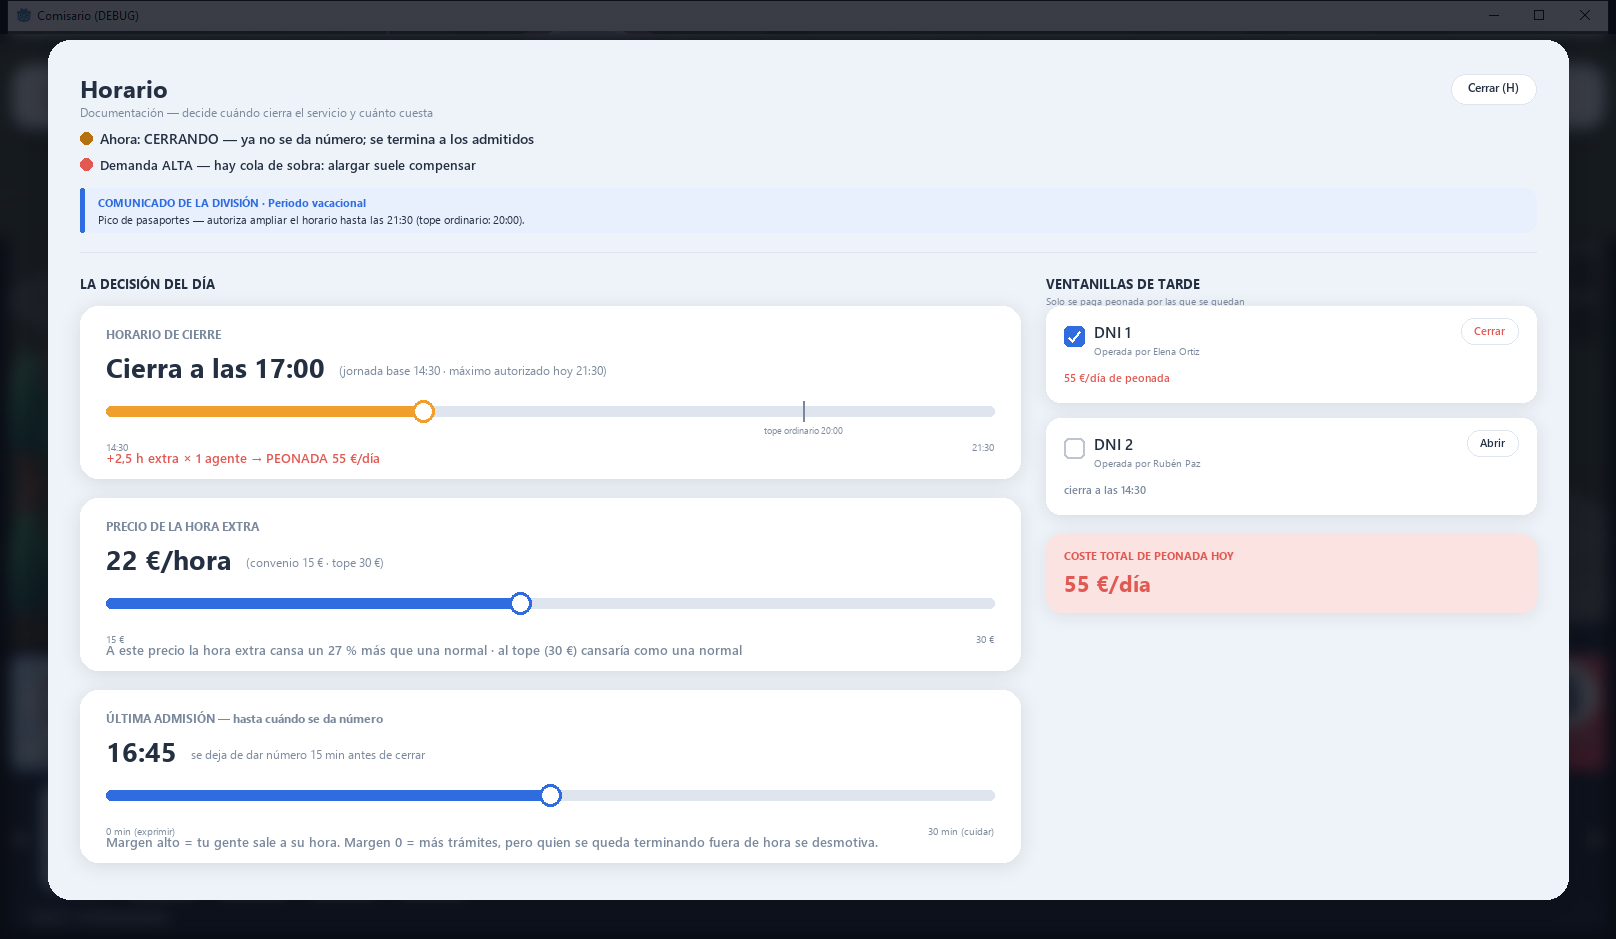

Python code for this plot:
# Maqueta de la pantalla "Horario" (F3, siguiente pieza tras el Tablón de Destinos de Personal) — el
# panel donde el jugador decide el cierre de Documentación. Mismo lenguaje v3 (menu_v3_completo.png /
# kit_ui_comisario.gd / maqueta_personal.py): panel claro, tarjetas blancas con sombra suave, esquinas
# muy redondeadas, un único acento azul. Compuesta sobre fondo_v3.png con el mismo tratamiento de fondo
# que Personal: GaussianBlur(7) + velo alfa 205, con el chrome (barra de título) nítido.
#
# Contenido: SOLO lo que gestiona src/main/panel_horario.gd (leído entero) + la API real de
# src/feature/documentacion/documentacion.gd (rangos, fórmulas, valores por defecto):
#   - HORARIO DE CIERRE (fijar_hora_cierre, rango [cierre_base_min, tope_autorizado()])
#   - PRECIO DE LA HORA EXTRA (fijar_peonada_eur_hora, rango [peonada_eur_hora_min, _max])
#   - ÚLTIMA ADMISIÓN (fijar_margen_ultima_admision, rango [0,30])
#   - QUÉ VENTANILLAS SE QUEDAN POR LA TARDE (fijar_puesto_de_tarde) + su apertura/cierre manual
#     AHORA MISMO (Flujo.abrir_puesto/cerrar_puesto — el mismo botón "Abrir/Cerrar/Cerrará al
#     acabar" que ya existe en el andamio, es una acción DISTINTA de la casilla de la tarde)
#   - Contexto: nivel de demanda (Documentacion.nivel_demanda) y el comunicado de la División
#     (Documentacion.evento_activo) — con datos REALES del catálogo (datos/eventos/vacaciones.tres:
#     "Periodo vacacional", autoriza cerrar hasta las 21:30, meses 7-8).
#
# Nombres de ventanilla: la norma decidida ayer (PanelPersonal.nombre_visible_de_puesto,
# PREFIJO_POR_TIPO_PUESTO) — "DNI 1"/"DNI 2"/"TIE 1"/"ODAC 1", NUNCA el id técnico. Documentación solo
# gestiona los servicios con horario propio (DNI/TIE); ODAC no tiene horario aquí — no aparece.
#
# Estado retratado (honesto, con datos de catálogo reales, no inventados): temporada de "Periodo
# vacacional" (demanda ALTA, pico de pasaportes), DNI 1 se queda de tarde (peonada en marcha, servicio
# CERRANDO ahora mismo), DNI 2 se fue a su hora base.
from PIL import Image, ImageDraw, ImageFont, ImageFilter
import os

import os
# La imagen se escribe junto al script (promovido a design/ux/maquetas-menu-2026-08/ el 2026-08-18).
SCRATCH = os.path.dirname(os.path.abspath(__file__))
FONDO = r"C:\Users\manur\juego\design\ux\maquetas-menu-2026-08\fondo_v3.png"
F_DIR = r"C:\Windows\Fonts"

# ── Paleta (calcada de MOD_COLOR_* en src/ui/kit_ui_comisario.gd — misma que maqueta_personal.py) ──
PANEL = (238, 243, 249)
TARJETA = (255, 255, 255)
TINTA = (36, 48, 66)
GRIS = (122, 136, 156)
LINEA = (222, 229, 238)
ACENTO = (47, 108, 224)
ACENTO_SUAVE = (232, 240, 254)
VERDE = (34, 160, 94)
VERDE_SUAVE = (226, 244, 234)
AMBAR = (240, 158, 44)
AMBAR_SUAVE = (252, 238, 219)
AMBAR_TEXTO = (181, 112, 15)
ROJO = (226, 88, 82)
ROJO_SUAVE = (250, 227, 225)
GRIS_SUAVE = (231, 233, 237)


def F(nombre, tam):
    return ImageFont.truetype(os.path.join(F_DIR, nombre), tam)


NORM, SEMI, BOLD = "segoeui.ttf", "seguisb.ttf", "segoeuib.ttf"

# ── Nombres de ventanilla (regla del proyecto, decidida ayer) ────────────────────────────────
# Calca PanelPersonal.PREFIJO_POR_TIPO_PUESTO / nombre_visible_de_puesto (src/main/panel_personal.gd):
# prefijo por TIPO de puesto + ordinal dentro de su grupo. Documentación solo gestiona horario de DNI
# y TIE (servicio "Documentacion"); ODAC no tiene horario propio en este panel.
PREFIJO_POR_TIPO_PUESTO = {
    "puesto_doc_general": "DNI", "puesto_ventanilla_media": "DNI", "puesto_tie": "TIE",
}


def nombre_visible_de_puesto(tipo_puesto, ordinal):
    prefijo = PREFIJO_POR_TIPO_PUESTO.get(tipo_puesto, "")
    return "%s %d" % (prefijo, ordinal) if prefijo else tipo_puesto


def cargar_base():
    return Image.open(FONDO).convert("RGBA")


def sombra_rect(img, caja, radio, alfa=26, blur=8, offset=(0, 3)):
    capa = Image.new("RGBA", img.size, (0, 0, 0, 0))
    d = ImageDraw.Draw(capa)
    x0, y0, x1, y1 = caja
    d.rounded_rectangle([x0 + offset[0], y0 + offset[1], x1 + offset[0], y1 + offset[1]],
                         radio, fill=(10, 14, 24, alfa))
    img.alpha_composite(capa.filter(ImageFilter.GaussianBlur(blur)))


def texto_centrado_v(d, xy, texto, fuente, fill, alto_linea):
    x, y = xy
    bbox = d.textbbox((0, 0), texto, font=fuente)
    h = bbox[3] - bbox[1]
    d.text((x, y - h / 2 - bbox[1]), texto, font=fuente, fill=fill)


def ancho_texto(d, texto, fuente):
    bbox = d.textbbox((0, 0), texto, font=fuente)
    return bbox[2] - bbox[0]


def envolver_texto(d, texto, fuente, ancho_max):
    """Envuelve `texto` en líneas que no superen `ancho_max` px (autowrap simple por palabras)."""
    palabras = texto.split(" ")
    lineas, actual = [], ""
    for palabra in palabras:
        prueba = (actual + " " + palabra).strip()
        if ancho_texto(d, prueba, fuente) <= ancho_max or actual == "":
            actual = prueba
        else:
            lineas.append(actual)
            actual = palabra
    if actual:
        lineas.append(actual)
    return lineas


def boton_pill(d, x, y, ancho, alto, texto, estilo="primario", tam=11):
    if estilo == "primario":
        fondo, color_txt = ACENTO, (255, 255, 255)
    elif estilo == "peligro":
        fondo, color_txt = TARJETA, ROJO
    elif estilo == "deshabilitado":
        fondo, color_txt = GRIS_SUAVE, GRIS
    else:
        fondo, color_txt = TARJETA, TINTA
    d.rounded_rectangle([x, y, x + ancho, y + alto], alto // 2, fill=fondo)
    if estilo in ("secundario", "peligro", "deshabilitado"):
        d.rounded_rectangle([x, y, x + ancho, y + alto], alto // 2, outline=LINEA, width=1)
    fuente = F(SEMI, tam)
    tw = ancho_texto(d, texto, fuente)
    bbox = d.textbbox((0, 0), texto, font=fuente)
    texto_centrado_v(d, (x + (ancho - tw) / 2 - bbox[0], y + alto / 2), texto, fuente, color_txt, alto)


def punto_texto(d, x, y, texto, color_punto, color_texto=TINTA, tam=13, radio=6):
    """Punto de color + texto (respaldo daltónico: SIEMPRE los dos, nunca solo el color)."""
    cy = y
    d.ellipse([x, cy - radio, x + radio * 2, cy + radio], fill=color_punto)
    d.text((x + radio * 2 + 8, y - tam * 0.7), texto, font=F(SEMI, tam), fill=color_texto)


# ── Control grande: valor + pista con tirador + consecuencia (la pieza central de la pantalla) ──
def control_grande(img, d, x, y, ancho, alto, etiqueta, valor_grande, subtitulo, fraccion,
                    min_label, max_label, consecuencia, color_consecuencia, color_relleno=ACENTO,
                    marca_extra=None):
    """`marca_extra` = (fraccion, texto) opcional -- p. ej. el tope ORDINARIO antes de que un
    comunicado de la División lo amplíe (honestidad: se ve POR QUÉ el recorrido llega más lejos)."""
    sombra_rect(img, (x, y, x + ancho, y + alto), 18, alfa=28, blur=9)
    d.rounded_rectangle([x, y, x + ancho, y + alto], 18, fill=TARJETA)
    pad = 26

    d.text((x + pad, y + 20), etiqueta, font=F(BOLD, 12), fill=GRIS)
    d.text((x + pad, y + 42), valor_grande, font=F(BOLD, 27), fill=TINTA)
    fuente_sub = F(NORM, 12)
    tw_val = ancho_texto(d, valor_grande, F(BOLD, 27))
    d.text((x + pad + tw_val + 14, y + 56), subtitulo, font=fuente_sub, fill=GRIS)

    # Pista (rail) con tirador -----------------------------------------------------------------
    ry = y + 100
    rx0, rx1 = x + pad, x + ancho - pad
    d.rounded_rectangle([rx0, ry, rx1, ry + 10], 5, fill=LINEA)
    hx = rx0 + (rx1 - rx0) * max(0.0, min(1.0, fraccion))
    d.rounded_rectangle([rx0, ry, hx, ry + 10], 5, fill=color_relleno)
    if marca_extra is not None:
        mfrac, mtexto = marca_extra
        mx = rx0 + (rx1 - rx0) * mfrac
        d.line([mx, ry - 5, mx, ry + 15], fill=GRIS, width=2)
        fuente_m = F(NORM, 9)
        tw_m = ancho_texto(d, mtexto, fuente_m)
        d.text((mx - tw_m / 2, ry + 18), mtexto, font=fuente_m, fill=GRIS)
    d.ellipse([hx - 11, ry - 6, hx + 11, ry + 16], fill=TARJETA, outline=color_relleno, width=3)
    d.text((rx0, ry + 34 if marca_extra is None else ry + 34), min_label, font=F(NORM, 10), fill=GRIS)
    tw_max = ancho_texto(d, max_label, F(NORM, 10))
    d.text((rx1 - tw_max, ry + 34 if marca_extra is None else ry + 34), max_label,
           font=F(NORM, 10), fill=GRIS)

    # Consecuencia --------------------------------------------------------------------------------
    fuente_c = F(SEMI, 13)
    lineas = envolver_texto(d, consecuencia, fuente_c, ancho - pad * 2)
    cy = y + alto - pad - 4 - (len(lineas) - 1) * 16
    for linea in lineas:
        d.text((x + pad, cy), linea, font=fuente_c, fill=color_consecuencia)
        cy += 18


# ── Fila de ventanilla (checkbox "se queda por la tarde" + botón manual + detalle) ────────────
def casilla(d, x, y, lado, marcada):
    if marcada:
        d.rounded_rectangle([x, y, x + lado, y + lado], 5, fill=ACENTO)
        d.line([x + lado * 0.22, y + lado * 0.55, x + lado * 0.42, y + lado * 0.75], fill=(255, 255, 255), width=2)
        d.line([x + lado * 0.42, y + lado * 0.75, x + lado * 0.8, y + lado * 0.25], fill=(255, 255, 255), width=2)
    else:
        d.rounded_rectangle([x, y, x + lado, y + lado], 5, outline=(190, 196, 208), width=2)


def tarjeta_ventanilla(img, d, x, y, ancho, alto, nombre, operador, de_tarde, boton_txt,
                        boton_estilo, detalle, color_detalle):
    sombra_rect(img, (x, y, x + ancho, y + alto), 14)
    d.rounded_rectangle([x, y, x + ancho, y + alto], 14, fill=TARJETA)
    pad = 18

    casilla(d, x + pad, y + pad + 2, 20, de_tarde)
    d.text((x + pad + 30, y + pad - 3), nombre, font=F(SEMI, 15), fill=TINTA)

    fuente_b = F(SEMI, 11)
    bw = ancho_texto(d, boton_txt, fuente_b) + 26
    boton_pill(d, x + ancho - pad - bw, y + pad - 6, bw, 26, boton_txt, estilo=boton_estilo, tam=11)

    d.text((x + pad + 30, y + pad + 20), "Operada por %s" % operador, font=F(NORM, 10), fill=GRIS)
    d.text((x + pad, y + alto - pad - 14), detalle, font=F(SEMI, 11), fill=color_detalle)


# ══ Render principal ══════════════════════════════════════════════════════════════════════════
def render():
    img = cargar_base()
    W, H = img.size

    # Mismo tratamiento de fondo que maqueta_personal.py (conservado tal cual): desenfoque + velo,
    # chrome (barra de título) nítido.
    chrome = img.crop((0, 0, W, 34))
    img = img.filter(ImageFilter.GaussianBlur(7))
    img.paste(chrome, (0, 0))
    velo = Image.new("RGBA", img.size, (10, 14, 24, 205))
    img.alpha_composite(velo)

    d = ImageDraw.Draw(img, "RGBA")

    # ── Marco del modal (mismas medidas que Personal — pantallas hermanas) ──────────────────
    MX0, MY0, MX1, MY1 = 48, 40, W - 48, H - 40
    sombra_rect(img, (MX0, MY0, MX1, MY1), 22, alfa=60, blur=14, offset=(0, 8))
    d.rounded_rectangle([MX0, MY0, MX1, MY1], 22, fill=PANEL)

    pad = 32
    ix0, iy0, ix1, iy1 = MX0 + pad, MY0 + pad, MX1 - pad, MY1 - pad

    # ── Datos del escenario retratado (ver cabecera del script para la fuente de cada dato) ──
    apertura_base_min = 480          # 08:00 (Documentacion.apertura_base_min, default)
    cierre_base_min = 870            # 14:30 (default)
    slider_max_min = 1200            # 20:00 — tope ORDINARIO (default)
    tope_evento_min = 1290           # 21:30 — datos/eventos/vacaciones.tres (cierre_max_min default)
    tope_autorizado = max(slider_max_min, tope_evento_min)   # 1290
    hora_cierre_min = 1020           # 17:00 — decisión del jugador en este escenario
    margen_min = 15                  # default de catálogo
    hora_ultima_admision = max(apertura_base_min, hora_cierre_min - margen_min)   # 16:45
    horas_extra = max(0.0, (hora_cierre_min - cierre_base_min) / 60.0)            # 2.5 h
    num_agentes_doc = 1              # solo DNI 1 dotado Y de tarde
    peonada_eur_hora_min, peonada_eur_hora_max = 15.0, 30.0
    peonada_eur_hora = 22.0
    coste_peonada_dia = peonada_eur_hora * horas_extra * num_agentes_doc          # 55 €/día
    generosidad = (peonada_eur_hora - peonada_eur_hora_min) / (peonada_eur_hora_max - peonada_eur_hora_min)
    recargo = 1.5 + (1.0 - 1.5) * generosidad
    minuto_actual = 1010             # 16:50 — dentro de la franja CERRANDO

    def hhmm(m):
        return "%02d:%02d" % (int(m // 60) % 24, int(m % 60))

    # estado_servicio() real: CERRADO / CERRANDO / ABIERTO
    if minuto_actual < apertura_base_min or minuto_actual >= hora_cierre_min:
        estado, color_estado = "CERRADA", GRIS
        texto_estado = "Ahora: CERRADA — abre a las %s" % hhmm(apertura_base_min)
    elif minuto_actual >= hora_ultima_admision:
        estado, color_estado = "CERRANDO", AMBAR_TEXTO
        texto_estado = "Ahora: CERRANDO — ya no se da número; se termina a los admitidos"
    else:
        estado, color_estado = "ABIERTA", VERDE
        texto_estado = "Ahora: ABIERTA — dando número (hasta las %s)" % hhmm(hora_ultima_admision)

    nivel_demanda, color_demanda = "ALTA", ROJO
    consejo_demanda = "hay cola de sobra: alargar suele compensar"

    # ── Cabecera ──────────────────────────────────────────────────────────────────────────────
    d.text((ix0, iy0), "Horario", font=F(BOLD, 24), fill=TINTA)
    d.text((ix0, iy0 + 32), "Documentación — decide cuándo cierra el servicio y cuánto cuesta",
           font=F(NORM, 12), fill=GRIS)

    cerrar_txt = "Cerrar (H)"
    fuente_c = F(SEMI, 12)
    tw = ancho_texto(d, cerrar_txt, fuente_c)
    bw = tw + 34
    boton_pill(d, ix1 - bw, iy0 + 2, bw, 30, cerrar_txt, estilo="secundario", tam=12)

    y_ctx = iy0 + 58
    punto_texto(d, ix0, y_ctx + 8, texto_estado, color_estado, color_texto=TINTA, tam=14)
    punto_texto(d, ix0, y_ctx + 34, "Demanda %s — %s" % (nivel_demanda, consejo_demanda),
                color_demanda, color_texto=TINTA, tam=13)

    # Comunicado de la División (dato real de catálogo: datos/eventos/vacaciones.tres) ------------
    y_banner = y_ctx + 58
    banner_h = 44
    d.rounded_rectangle([ix0, y_banner, ix1, y_banner + banner_h], 12, fill=ACENTO_SUAVE)
    d.rounded_rectangle([ix0, y_banner, ix0 + 4, y_banner + banner_h], 2, fill=ACENTO)
    d.text((ix0 + 18, y_banner + 7), "COMUNICADO DE LA DIVISIÓN · Periodo vacacional",
           font=F(BOLD, 11), fill=ACENTO)
    d.text((ix0 + 18, y_banner + 24),
           "Pico de pasaportes — autoriza ampliar el horario hasta las 21:30 (tope ordinario: 20:00).",
           font=F(NORM, 11), fill=TINTA)

    y_div = y_banner + banner_h + 20
    d.line([ix0, y_div, ix1, y_div], fill=LINEA, width=1)

    # ── Dos columnas: controles grandes (izq.) / ventanillas de tarde (der.) ────────────────
    y_col = y_div + 22
    gap_col = 26
    ancho_izq = 940
    ancho_der = (ix1 - ix0) - ancho_izq - gap_col
    x_izq = ix0
    x_der = x_izq + ancho_izq + gap_col

    d.text((x_izq, y_col), "LA DECISIÓN DEL DÍA", font=F(BOLD, 13), fill=TINTA)
    d.text((x_der, y_col), "VENTANILLAS DE TARDE", font=F(BOLD, 13), fill=TINTA)
    d.text((x_der, y_col + 20), "Solo se paga peonada por las que se quedan",
           font=F(NORM, 10), fill=GRIS)

    y_cards = y_col + 32

    # Tarjeta 1 — HORARIO DE CIERRE ----------------------------------------------------------------
    alto_ctrl = 172
    frac_cierre = (hora_cierre_min - cierre_base_min) / float(tope_autorizado - cierre_base_min)
    frac_tope_ordinario = (slider_max_min - cierre_base_min) / float(tope_autorizado - cierre_base_min)
    control_grande(
        img, d, x_izq, y_cards, ancho_izq, alto_ctrl,
        "HORARIO DE CIERRE",
        "Cierra a las %s" % hhmm(hora_cierre_min),
        "(jornada base %s · máximo autorizado hoy %s)" % (hhmm(cierre_base_min), hhmm(tope_autorizado)),
        frac_cierre, hhmm(cierre_base_min), hhmm(tope_autorizado),
        ("+%.1f h extra × %d agente%s  →  PEONADA %.0f €/día" % (horas_extra, num_agentes_doc, "" if num_agentes_doc == 1 else "s", coste_peonada_dia)).replace(".", ","),
        ROJO, color_relleno=AMBAR,
        marca_extra=(frac_tope_ordinario, "tope ordinario %s" % hhmm(slider_max_min)),
    )

    # Tarjeta 2 — PRECIO DE LA HORA EXTRA -----------------------------------------------------------
    y2 = y_cards + alto_ctrl + 20
    frac_precio = (peonada_eur_hora - peonada_eur_hora_min) / (peonada_eur_hora_max - peonada_eur_hora_min)
    # La mecanica real (personal.gd): pagar MEJOR cansa MENOS -- a convenio la hora extra cansa lo
    # maximo, al tope autorizado cansa como una normal. El texto lo cuenta en ese sentido (la
    # primera redaccion, "pagar mas -> cansa un 27% mas", se leia justo al reves).
    efecto_txt = (
        "A este precio la hora extra cansa como una normal" if recargo <= 1.01
        else "A este precio la hora extra cansa un %d %% más que una normal · al tope (%.0f €) cansaría como una normal"
        % (round((recargo - 1.0) * 100.0), peonada_eur_hora_max)
    )
    color_efecto = GRIS if generosidad < 0.5 else VERDE
    control_grande(
        img, d, x_izq, y2, ancho_izq, alto_ctrl,
        "PRECIO DE LA HORA EXTRA",
        "%.0f €/hora" % peonada_eur_hora,
        "(convenio %.0f € · tope %.0f €)" % (peonada_eur_hora_min, peonada_eur_hora_max),
        frac_precio, "%.0f €" % peonada_eur_hora_min, "%.0f €" % peonada_eur_hora_max,
        efecto_txt, color_efecto, color_relleno=ACENTO,
    )

    # Tarjeta 3 — ÚLTIMA ADMISIÓN --------------------------------------------------------------------
    y3 = y2 + alto_ctrl + 20
    frac_margen = margen_min / 30.0
    control_grande(
        img, d, x_izq, y3, ancho_izq, alto_ctrl,
        "ÚLTIMA ADMISIÓN — hasta cuándo se da número",
        hhmm(hora_ultima_admision),
        "se deja de dar número %d min antes de cerrar" % margen_min,
        frac_margen, "0 min (exprimir)", "30 min (cuidar)",
        "Margen alto = tu gente sale a su hora. Margen 0 = más trámites, pero quien se queda "
        "terminando fuera de hora se desmotiva.",
        GRIS, color_relleno=ACENTO,
    )

    # ── Columna derecha: ventanillas de tarde ────────────────────────────────────────────────
    alto_vent = 96
    tarjeta_ventanilla(
        img, d, x_der, y_cards, ancho_der, alto_vent,
        "DNI 1", "Elena Ortiz", True, "Cerrar", "peligro",
        "%.0f €/día de peonada" % coste_peonada_dia, ROJO,
    )
    y_v2 = y_cards + alto_vent + 16
    tarjeta_ventanilla(
        img, d, x_der, y_v2, ancho_der, alto_vent,
        "DNI 2", "Rubén Paz", False, "Abrir", "secundario",
        "cierra a las %s" % hhmm(cierre_base_min), GRIS,
    )

    # Resumen del coste total (refuerza la consecuencia — pedido explícito del encargo) -----------
    y_total = y_v2 + alto_vent + 20
    alto_total = 78
    sombra_rect(img, (x_der, y_total, x_der + ancho_der, y_total + alto_total), 14, alfa=22)
    d.rounded_rectangle([x_der, y_total, x_der + ancho_der, y_total + alto_total], 14, fill=ROJO_SUAVE)
    d.text((x_der + 18, y_total + 14), "COSTE TOTAL DE PEONADA HOY", font=F(BOLD, 11), fill=ROJO)
    d.text((x_der + 18, y_total + 34), "%.0f €/día" % coste_peonada_dia, font=F(BOLD, 22), fill=ROJO)

    salida = os.path.join(SCRATCH, "maqueta_horario.png")
    img.convert("RGB").save(salida)
    print("OK ->", salida, img.size)


if __name__ == "__main__":
    render()
